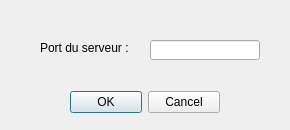
<?xml version="1.0" encoding="UTF-8"?>
<ui version="4.0">
 <class>f_Configuration</class>
 <widget class="QDialog" name="f_Configuration">
  <property name="geometry">
   <rect>
    <x>0</x>
    <y>0</y>
    <width>290</width>
    <height>130</height>
   </rect>
  </property>
  <property name="windowTitle">
   <string>Configuration</string>
  </property>
  <widget class="QDialogButtonBox" name="Bt_Validation">
   <property name="geometry">
    <rect>
     <x>70</x>
     <y>90</y>
     <width>150</width>
     <height>25</height>
    </rect>
   </property>
   <property name="standardButtons">
    <set>QDialogButtonBox::Cancel|QDialogButtonBox::Ok</set>
   </property>
  </widget>
  <widget class="QLineEdit" name="LE_PortServeur">
   <property name="geometry">
    <rect>
     <x>150</x>
     <y>40</y>
     <width>110</width>
     <height>20</height>
    </rect>
   </property>
  </widget>
  <widget class="QLabel" name="Lb_Port">
   <property name="geometry">
    <rect>
     <x>40</x>
     <y>40</y>
     <width>100</width>
     <height>15</height>
    </rect>
   </property>
   <property name="text">
    <string>Port du serveur :</string>
   </property>
  </widget>
 </widget>
 <resources/>
 <connections/>
</ui>
